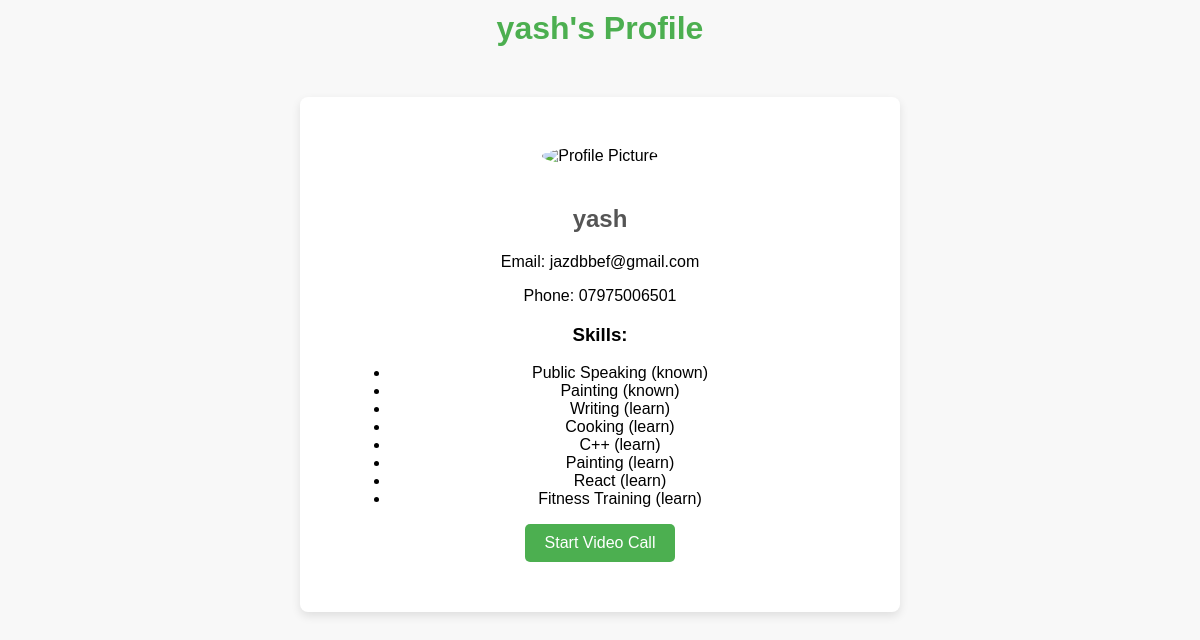
Screenshot of /profile/22 (signed in) with the database file from the repository.
### backend/model.py (models this page shows)
class User(db.Model,UserMixin):
    id = db.Column(db.Integer, primary_key=True)
    name = db.Column(db.String(100), nullable=False)
    email = db.Column(db.String(100), unique=True, nullable=False)
    phone = db.Column(db.String(15), nullable=False)
    password = db.Column(db.String(200), nullable=False)

class Skill(db.Model):
    id = db.Column(db.Integer, primary_key=True)
    user_id = db.Column(db.Integer, db.ForeignKey('user.id'), nullable=False)
    skill_name = db.Column(db.String(100), nullable=False)
    category = db.Column(db.String(50), nullable=False)

### backend/mic.py (the view)
@app.route('/profile/<int:user_id>')
@login_required
def profile(user_id):
    user = User.query.get_or_404(user_id)
    skills = Skill.query.filter_by(user_id=user.id).all()
    return render_template('profile.html', user=user, skills=skills)

### backend/auth.py (called while the page is built)
@login_manager.user_loader
def load_user(user_id):
    if user_id is None:
        return None  # ✅ Prevents error
    return User.query.get(user_id)

### backend/templates/profile.html (shortened to what this page needs)
<!DOCTYPE html>
<html lang="en">
<head>
</head>
<body>
    <header>
        <h1>{{ user.name }}'s Profile</h1>
    </header>
    <main>
        <div class="profile-container">
            <div class="profile-pic">
                <img src="{{ url_for('static', filename='images/default-profile.png') }}" alt="Profile Picture">
            </div>
            <h2>{{ user.name }}</h2>
            <p>Email: {{ user.email }}</p>
            <p>Phone: {{ user.phone }}</p>
            <h3>Skills:</h3>
            <ul>
                {% for skill in skills %}
                    <li>{{ skill.skill_name }} ({{ skill.category }})</li>
                {% endfor %}
            </ul>
            <a href="{{ url_for('videocall') }}" class="button">Start Video Call</a>
        </div>
    </main>
</body>
</html>
</body>
</html>

### backend/templates/profile.html (style rules this page uses)
body { font-family: Arial, sans-serif; margin: 0; padding: 0; text-align: center; background-color: #f8f8f8; }
.profile-container { padding: 50px; background-color: #fff; border-radius: 8px; max-width: 500px; margin: 50px auto; box-shadow: 0 4px 10px rgba(0, 0, 0, 0.1); }
.profile-pic img { width: 150px; height: 150px; border-radius: 50%; object-fit: cover; margin-bottom: 20px; }
h1 { font-size: 2rem; color: #4CAF50; margin: 10px 0; }
h2 { font-size: 1.5rem; color: #555; }
.button { display: inline-block; padding: 10px 20px; font-size: 16px; color: white; background-color: #4CAF50; text-align: center; text-decoration: none; border-radius: 5px; transition: background-color 0.3s ease; }

### rows the page displays
User: name "yash", email "jazdbbef@gmail.com", phone "07975006501"
Skill: skill_name "Public Speaking", category "known"
Skill: skill_name "Painting", category "known"
Skill: skill_name "Writing", category "learn"
Skill: skill_name "Cooking", category "learn"
Skill: skill_name "C++", category "learn"
Skill: skill_name "Painting", category "learn"
Skill: skill_name "React", category "learn"
Skill: skill_name "Fitness Training", category "learn"
